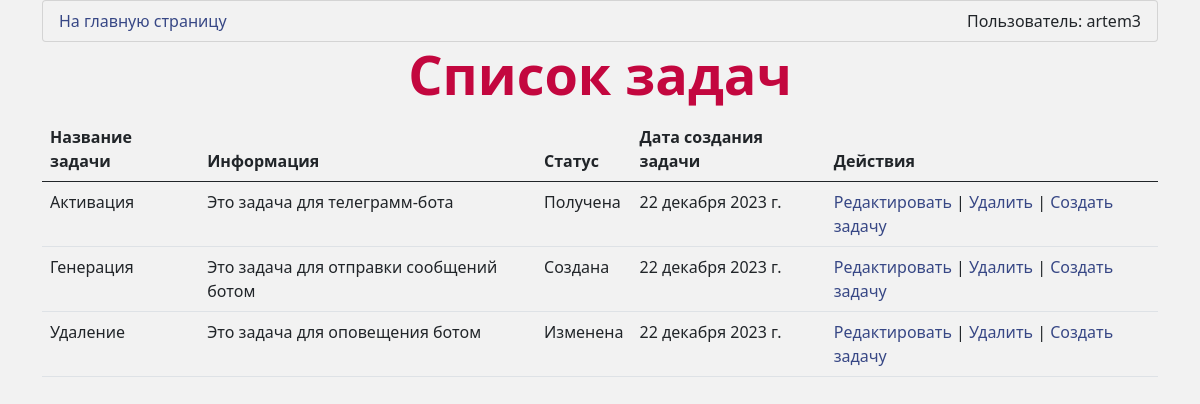
Page /DAL/task_list/ (signed in) on the committed database.
### DAL/models.py (models this page shows, shortened)
class User(AbstractUser):
    email = models.EmailField(unique=True)  # Сделайте поле email уникальным
    region = models.ForeignKey(Region, on_delete=models.SET_NULL, null=True, blank=True)
    role = models.ForeignKey(Role, on_delete=models.SET_NULL, null=True)
    class Meta:
        verbose_name = 'Сотрудник'
        verbose_name_plural = 'Сотрудники'
    def __str__(self):
        return self.username

class Task(models.Model):
    objects = None
    title = models.CharField(max_length=255)
    author = models.ForeignKey(User, on_delete=models.CASCADE, related_name='tasks_created')
    executor = models.ForeignKey(User, on_delete=models.CASCADE, related_name='tasks_executed')
    status = models.CharField(max_length=255)
    information = models.TextField()
    release_date = models.DateField()
    class Meta:
        verbose_name = 'Задача'
        verbose_name_plural = 'Задачи'
    """
    def save(self, *args, **kwargs):
        # Определение, новая ли это задача или обновление существующей
        is_new = self._state.adding
        super().save(*args, **kwargs)

        # Сообщение зависит от того, новая задача или обновление
        if is_new:
            message = f"Новая задача создана: {self.title}"
        else:
            message = f"Задача обновлена: {self.title}"
        send_telegram_message(message)

    def delete(self, *args, **kwargs):
        message = f"Задача удалена: {self.title}"
        super().delete(*args, **kwargs)
        send_telegram_message(message)
    """

### DAL/views.py (the view)
# urls.py: path('task_list/', views.TaskListView.as_view(), name='task_list'),
class TaskListView(View):
    template_name = 'registration/task_list.html'
    def get(self, request):
        tasks = Task.objects.all()
        return render(request, self.template_name, {'tasks': tasks})

### DAL/templates/registration/task_list.html
{% extends 'base.html' %}
{% block content %}
    <h1>Список задач</h1>
    <table class="table">
        <thead>
            <tr>
                <th>Название задачи</th>
                <th>Информация</th>
                <th>Статус</th>
                <th>Дата создания задачи</th>
                 {% if user.is_superuser or user.role.name == 'Админ' or user.role.name == 'Руководитель' or user.role.name == 'Менеджер проекта' or user.role.name == 'Сотрудник' %}
                <th>Действия</th>
                 {% endif %}
            </tr>
        </thead>
        <tbody>
            {% for task in tasks %}
                <tr>
                    <td>{{ task.title }}</td>
                    <td>{{ task.information }}</td>
                    <td>{{ task.status }}</td>
                    <td>{{ task.release_date }}</td>
                    {% if user.is_superuser or user.role.name == 'Админ' or user.role.name == 'Руководитель' or user.role.name == 'Менеджер проекта' or user.role.name == 'Сотрудник' %}
                    <td>
                            <a href="{% url 'task_edit' task.pk %}">Редактировать</a> |
                            <a href="{% url 'task_delete' task.pk %}">Удалить</a> |
                            <a href="{% url 'task_create' %}">Создать задачу</a>
                    </td>
                    {% endif %}
                </tr>
            {% endfor %}
        </tbody>
    </table>
{% endblock %}

### DAL/templates/base.html (shortened to what this page needs)
{% load static %}
<!DOCTYPE html>
<html lang="en">
<head>
    <link href="https://cdn.jsdelivr.net/npm/bootstrap@5.0.2/dist/css/bootstrap.min.css" rel="stylesheet">
    <link rel="stylesheet" href="{% static 'users/css/main.css' %}">
</head>
<body class="container">
<ul class="list-group">
    <li class="list-group-item">
        <div class="d-flex justify-content-between align-items-center">
                <span><a href="{% url 'home' %}">На главную страницу</a></span>
                Пользователь: {{ user }}
        </div>
    </li>
</ul>
{% block content %}
{% endblock %}
</body>
</html>

### DAL/static/users/css/main.css (style rules this page uses)
h1 { font-size: 54px; font-weight: bold; color: #C3073F; margin-bottom: 10px; text-align: center; }
a { color: #374785; text-decoration: none; transition: color 0.2s, font-size 0.3s; }
body { background-color: #F2F2F2; }
body.container { background-color: #F2F2F2; }
body.container .list-group { background-color: #F2F2F2; }
body.container .list-group li { background-color: #F2F2F2; }

### rows in the picture
User: is_active+password+username "artem3"
Task: title "Активация", information "Это задача для телеграмм-бота", status "Получена", release_date "22 декабря 2023 г."
Task: title "Генерация", information "Это задача для отправки сообщений ботом", status "Создана", release_date "22 декабря 2023 г."
Task: title "Удаление", information "Это задача для оповещения ботом", status "Изменена", release_date "22 декабря 2023 г."
